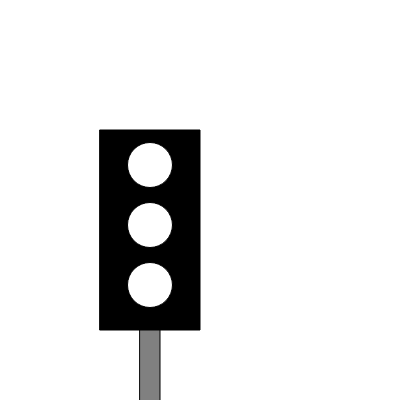
Frame 1 (no input)
Frame 60 (no input): identical to frame 1, image omitted
Frame 120 (the mouse pressed at the canvas centre since frame 60): identical to frame 1, image omitted

The p5.js sketch that drew this single still picture (run headless with seeded random() and noise() and a simulated clock; from frame 60 on, the mouse is pressed at the canvas centre):

// p5.js sketch
// ── sketch.js
function setup() { 
  createCanvas(400, 400);
} 

function draw() { 
  background('white');
	
	fill('black')
rect(100,130,100,200)
	fill('white')
ellipse(150,165,45,45)
ellipse(150,225,45,45)
ellipse(150,285,45,45)
	fill('grey')
rect(140,330,20,410)

}
